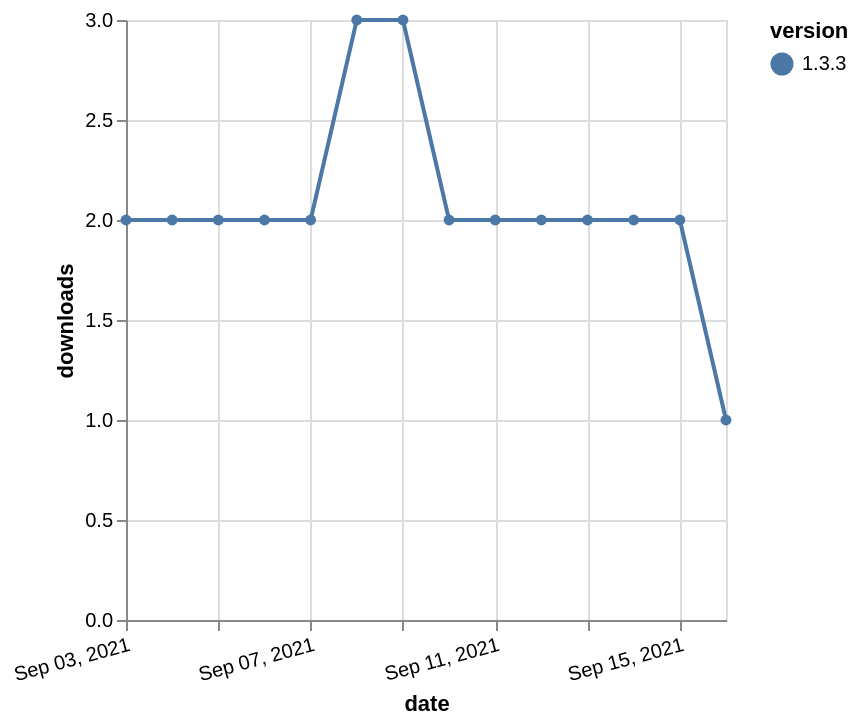

Write a Vega-Lite specification for this figure.
### Vega-Lite specification from a JSON file in a GitHub repository (floating-point values rounded to 4 significant figures)
{"$schema": "https://vega.github.io/schema/vega-lite/v5.json", "description": "A simple bar chart with embedded data.", "data": {"values": [{"date": "2021-09-03", "total": 2800, "delta": 2, "version": "1.3.3"}, {"date": "2021-09-04", "total": 2802, "delta": 2, "version": "1.3.3"}, {"date": "2021-09-05", "total": 2804, "delta": 2, "version": "1.3.3"}, {"date": "2021-09-06", "total": 2806, "delta": 2, "version": "1.3.3"}, {"date": "2021-09-07", "total": 2808, "delta": 2, "version": "1.3.3"}, {"date": "2021-09-08", "total": 2811, "delta": 3, "version": "1.3.3"}, {"date": "2021-09-09", "total": 2814, "delta": 3, "version": "1.3.3"}, {"date": "2021-09-10", "total": 2816, "delta": 2, "version": "1.3.3"}, {"date": "2021-09-11", "total": 2818, "delta": 2, "version": "1.3.3"}, {"date": "2021-09-12", "total": 2820, "delta": 2, "version": "1.3.3"}, {"date": "2021-09-13", "total": 2822, "delta": 2, "version": "1.3.3"}, {"date": "2021-09-14", "total": 2824, "delta": 2, "version": "1.3.3"}, {"date": "2021-09-15", "total": 2826, "delta": 2, "version": "1.3.3"}, {"date": "2021-09-16", "total": 2827, "delta": 1, "version": "1.3.3"}]}, "width": "container", "mark": {"type": "line", "point": {"filled": true}}, "encoding": {"x": {"field": "date", "type": "temporal", "timeUnit": "yearmonthdate", "title": "date", "axis": {"labelAngle": -15}}, "y": {"field": "delta", "type": "quantitative", "title": "downloads"}, "color": {"field": "version", "type": "nominal"}, "tooltip": {"field": "delta"}}}
